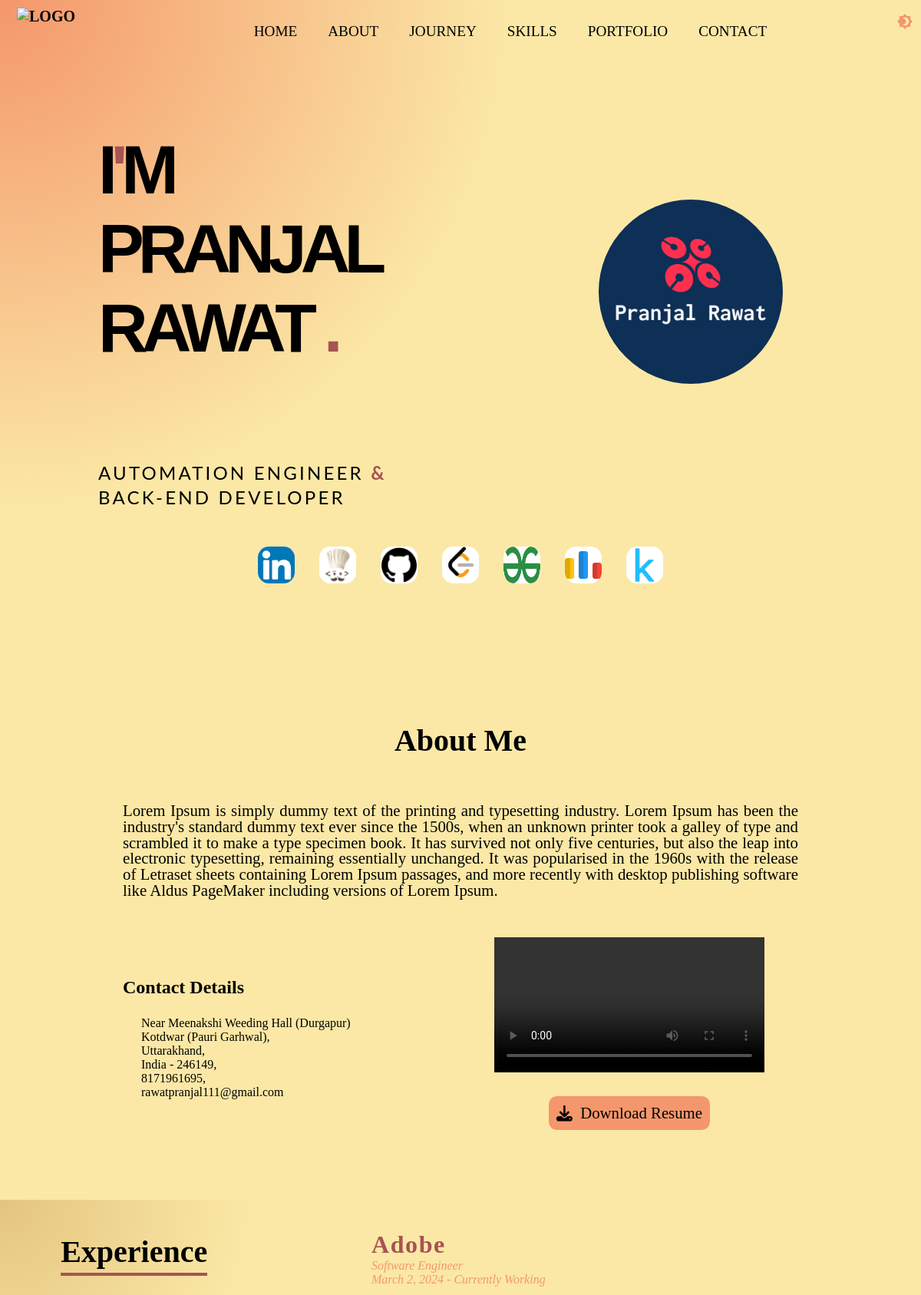
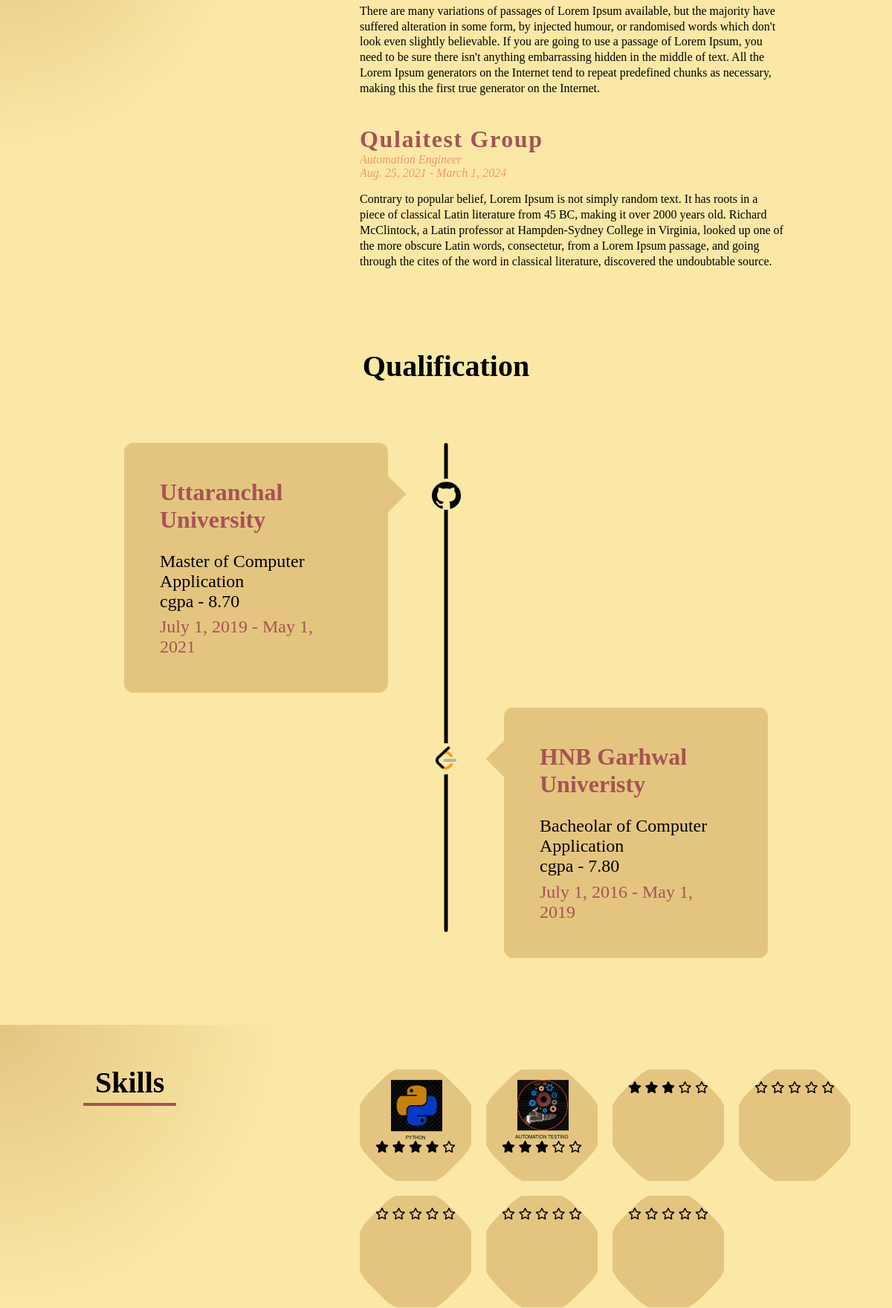
The app's page / (signed in, upper part) with its own data (2 pictures, top to bottom).
### portfolioApi/models.py (models this page shows, shortened)
class ResumeUploadModel(models.Model):
    user_profile = models.OneToOneField(UserProfileModel, on_delete=models.CASCADE)
    resume = models.FileField(upload_to = 'resume/', blank = True)
    video_resume = models.FileField(upload_to = 'resume/video_cv/', blank = True)
    cover_letter = models.TextField()
    designation = models.CharField(max_length=50)

class UserProfileModel(models.Model):
    GENDER_CHOICES = [
        ('M', 'Male'),
        ('F', 'Female'),
        ('O', 'Other'),
    ]
    user = models.OneToOneField(User, on_delete=models.CASCADE)
    first_name = models.CharField(max_length=50)
    last_name = models.CharField(max_length=50)
    date_of_birth = models.DateField()
    gender = models.CharField(max_length=1, choices=GENDER_CHOICES, blank=True, null=True)
    address = models.TextField()
    email = models.EmailField(unique=True)
    phone_number = models.CharField(max_length=15, blank=True, null=True)

class ProfileImageModel(models.Model):
    user_profile = models.OneToOneField(UserProfileModel, on_delete=models.CASCADE)
    image = models.ImageField(upload_to = 'profile_images/')

class SocialPlatformsModel(models.Model):
    user_profile = models.ForeignKey(UserProfileModel, on_delete=models.CASCADE)
    platformName = models.CharField(max_length = 255)
    platformIcon = models.ImageField(upload_to = 'social_profiles/')
    profileUrl = models.URLField()
    featured = models.BooleanField(db_index = True, default = True)

class ExperienceInfoModel(models.Model):
    user_profile = models.ForeignKey(UserProfileModel, on_delete=models.CASCADE)
    designation = models.CharField(max_length = 255)
    company_name = models.CharField(max_length = 255)
    start_date = models.DateField()
    end_date = models.DateField(null = True, blank = True)
    currently_working = models.BooleanField(db_index = True)
    company_logo = models.ImageField(upload_to = 'company_logo/', blank = True)
    company_website = models.URLField(blank = True)
    featured = models.BooleanField(db_index = True, default = True)
    description = models.TextField()

class EducationInfoModel(models.Model):
    user_profile = models.ForeignKey(UserProfileModel, on_delete=models.CASCADE)
    degree = models.CharField(max_length = 255)
    university = models.CharField(max_length = 255)
    start_date = models.DateField()
    end_date = models.DateField()
    university_logo = models.ImageField(upload_to = 'universities_logo/', blank=True)
    cgpa = models.DecimalField(
        max_digits=3,
        decimal_places=2,
        validators=[
            MinValueValidator(0),
            MaxValueValidator(10.00)
        ],
        blank=True
    )
    featured = models.BooleanField(db_index = True, default = True)

class SkillsInfoModel(models.Model):
    user_profile = models.ForeignKey(UserProfileModel, on_delete=models.CASCADE)
    skill = models.CharField(max_length = 100)
    years_of_exp = models.IntegerField(default = 0)
    proficiency = models.IntegerField(default = 0, validators=[
            MinValueValidator(0),
            MaxValueValidator(10)
        ],)
    skill_badge = models.ImageField(upload_to = 'skills_badge/', blank = True)
    featured = models.BooleanField(db_index = True, default = True)

### portfolio/views.py (the view, shortened to what this page needs)
# urls.py: path('', views.DashboardView.as_view(), name='userView'),
class DashboardView(DetailView):
    template_name = 'dashboard.html'
    user_not_found_template = 'user_not_found.html'
    user_not_authenticated_template = 'user_not_authenticated.html'
    context_object_name = 'data'
    form_class = ContactForm
    def get_object(self):
        username = self.kwargs.get('username')
        if not username:
            if self.request.user.is_authenticated:
                return User.objects.get(username=self.request.user)
            return None
        try:
            return User.objects.get(username=username)
        except User.DoesNotExist:
            None
    def dispatch(self, request, *args, **kwargs):
        username = self.kwargs.get('username')
        if not request.user.is_authenticated and not username:
            return render(request, self.user_not_authenticated_template, status=401)
        user = self.get_object()
        if not user:  # If user is not found, render user_not_found.html
            return render(request, self.user_not_found_template, status=404)
        return super().dispatch(request, *args, **kwargs)
    def get_context_data(self, **kwargs):
        context = super().get_context_data(**kwargs)
        user = self.get_object()
        user_profile = UserProfileModel.objects.get(user=user)
        context['UserProfile'] = UserProfileModel.objects.filter(user=user)
        context['ProfileImage'] = ProfileImageModel.objects.filter(user_profile=user_profile)
        context['ResumeUpload'] = ResumeUploadModel.objects.filter(user_profile=user_profile)
        context['SocialPlatforms'] = SocialPlatformsModel.objects.filter(user_profile=user_profile, featured = True)
        context['EducationInfo'] = EducationInfoModel.objects.filter(user_profile=user_profile, featured = True).order_by('-start_date')
        context['ExperienceInfo'] = ExperienceInfoModel.objects.filter(user_profile=user_profile, featured = True).order_by('-start_date', 'currently_working')
        context['CertificateInfo'] = CertificateInfoModel.objects.filter(user_profile=user_profile, featured = True).order_by('-issue_date')
        context['SkillsInfo'] = SkillsInfoModel.objects.filter(user_profile=user_profile, featured = True).order_by('-proficiency', '-years_of_exp')
        context['MajorProjectsInfo'] = MajorProjectsInfoModel.objects.filter(user_profile=user_profile, featured = True).order_by('-currently_working')
        context['contacts'] = ContactForm
        return context

### portfolio/templates/dashboard.html (shortened to what this page needs)
{% load static %} {% load skill_stars %} {% load designation %} {% load address_sep %}
<!DOCTYPE html>
<html>
    <head>
        <link rel="stylesheet" type="text/css" href="https://cdn.jsdelivr.net/gh/devicons/devicon@latest/devicon.min.css"/>
        <link rel="stylesheet" href="{% static 'css/dashboard.css' %}" />
    </head>
    <body>
        <navigation> {% include 'navigation.html' %} </navigation>
        <section id="home">
            {% if ResumeUpload or ProfileImage or SocialPlatforms %}
                <div class="main">
                    {% if ResumeUpload %}
                        <div class="main__content">
                            {% for user in ResumeUpload %}
                            <h1>
                                I<span>'</span>M
                                <br />
                                {{ user.user_profile.first_name }}
                                <br />
                                {{ user.user_profile.last_name }}
                                <span>.</span>
                            </h1>
                            <div class="main__content__desc">
                                <desig1> {{ user.designation|desig:'first' }} </desig1>
                                {% if user.designation|desig:'second' %}
                                <desig2>
                                    <span><b>&</b></span>
                                    <br />
                                    {{ user.designation|desig:'second' }}
                                </desig2>
                                {% endif %}
                            </div>
                            {% endfor %}
                        </div>
                    {% endif %}
                    {% if ProfileImage %}
                        <div class="main__img">
                            {% for user in ProfileImage %}
                            <img src="{{ user.image.url }}" alt="My Image" />
                            {% endfor %}
                        </div>
                    {% endif %}
                </div>
                <div class="social">
                    {% if SocialPlatforms %}
                        <ul class="social__presence">
                            {% for socialProfile in SocialPlatforms %}
                            <li>
                                <a href="{{ socialProfile.profileUrl }}">
                                    <img
                                        src="{{ socialProfile.platformIcon.url }}"
                                        alt="My Image"
                                    />
                                </a>
                            </li>
                            {% endfor %}
                        </ul>
                    {% endif %}
                </div>
            {% endif %}
        </section>
        <div class="about" id="about">
            {% if ResumeUpload or UserProfile %}
                <div class="about__content">
                    <h1>About Me</h1>
                    {% if ResumeUpload %}
                        {% for userProfile in ResumeUpload %}
                        <div class="about__content__desc">
                            {{ userProfile.cover_letter }}
                        </div>
                        {% endfor %}
                    {% endif %}
                </div>
                <div class="about__extra">
                    {% if UserProfile %}
                        <div class="about__left">
                            <div class="about__contact">
                                <h3>Contact Details</h3>
                                {% for user in UserProfile %}
                                <div class="about__contact__desc">
                                    <ul>
                                        <li>{{ user.address|address:'landmark' }}</li>
                                        <li>{{ user.address|address:'city' }},</li>
                                        <li>{{ user.address|address:'state' }},</li>
                                        <li>{{ user.address|address:'country' }},</li>
                                        <li>{{ user.phone_number }},</li>
                                        <li>{{ user.email }}</li>
                                    </ul>
                                </div>
                                {% endfor %}
                            </div>
                        </div>
                    {% endif %}
                    {% if ResumeUpload %}
                        <div class="about__right">
                            {% for userProfile in ResumeUpload %}
                            <div class="about__video_resume">
                                <video controls>
                                    <source
                                        src="{{ userProfile.video_resume.url }}"
                                        type="video/mp4"
                                    />
                                </video>
                            </div>
                            <div class="about__resume">
                                <a
                                    href="{{ userProfile.resume.url }}"
                                    class="about__resume__btn"
                                >
                                    <i class="fa fa-download"></i> Download Resume
                                </a>
                            </div>
                            {% endfor %}
                        </div>
                    {% endif %}
                </div>
            {% endif %}
        </div>
        <div class="journey" id="journey">
            {% if ExperienceInfo %}
                <div class="experience">
                    <div class="experience__left">
                        <h1>Experience</h1>
                    </div>
                    <div class="experience__right">
                        {% for experience in ExperienceInfo %}
                        <div class="experience__container">
                            <div class="company">
                                <a href="{{ experience.company_website }}">
                                    {{experience.company_name}}
                                </a>
                            </div>
                            <div class="designation">
                                {{experience.designation}}
                            </div>
                            <div class="duration">
                                {% if experience.currently_working %}
                                <span>
                                    {{experience.start_date}} - Currently Working
                                </span>
                                {% else %}
                                <span>
                                    {{experience.start_date}} -
                                    {{experience.end_date}}
                                </span>
                                {% endif %}
                            </div>
                            <div class="desc">{{experience.description}}</div>
                        </div>
                        {% endfor %}
                    </div>
                </div>
            {% endif %}
            {% if EducationInfo %}
                <div class="education">
                    <h1>Qualification</h1>
                    <div class="education__container">
                        <div class="timeline"></div>
                        {% for edu in EducationInfo %}
                        <div class="items">
                            <div class="items__row">
                                <img
                                    src="{{ edu.university_logo.url }}"
                                    alt="{{ edu.university }}"
                                />
                                <div class="title">{{ edu.university }}</div>
                                <div class="course">{{ edu.degree }}</div>
                                <div class="cpga">cgpa - {{ edu.cgpa }}</div>
                                <div class="duration">
                                    {{edu.start_date}} - {{edu.end_date}}
                                </div>
                            </div>
                        </div>
                        {% endfor %}
                    </div>
                </div>
            {% endif %}
        </div>
        <div class="skills__certificate" id="skills">
            {% if SkillsInfo %}
                <div class="skills">
                    <div class="skills__left">
                        <h1>Skills</h1>
                    </div>
                    <div class="skills__right">
                        {% for skill in SkillsInfo %}
                        <div class="octagon">
                            <div class="inner">
                                <div class="content">
                                    {% if 'media' in skill.skill_badge.url %}
                                        <img
                                            id="cover_img"
                                            src="{{ skill.skill_badge.url }}"
                                        />
                                        <p>{{ skill.skill }}</p>
                                    {% else %}
                                        <i class="devicon-{{ skill.skill|lower }}-plain"></i>
                                    {% endif %}
                                    <div class="stars">
                                        {% for i in skill.proficiency|stars:'full' %}
                                            <i class="fas fa-star"></i>
                                        {% endfor %}
                                        {% for i in skill.proficiency|stars:'none' %}
                                            <i class="far fa-star"></i>
                                        {% endfor %}
                                    </div>
                                </div>
                            </div>
                        </div>
                        {% endfor %}
                    </div>
                </div>
            {% endif %}
        </div>
    </body>
</html>

### records on screen
ResumeUploadModel: user_profile.first_name "PRANJAL", user_profile.last_name "RAWAT", designation|desig "AUTOMATION ENGINEER", designation|desig "BACK-END DEVELOPER", cover_letter "Lorem Ipsum is simply dummy text of the printing and typesetting industry. Lorem Ipsum has been the industry's standard dummy text ever since the 1500s, when an unknown printer took a galley of type and scrambled it to make a type specimen book. It has survived not only five centuries, but also the leap into electronic typesetting, remaining essentially unchanged. It was popularised in the 1960s with the release of Letraset sheets containing Lorem Ipsum passages, and more recently with desktop publishing software like Aldus PageMaker including versions of Lorem Ipsum."
ProfileImageModel: image (picture)
SocialPlatformsModel: platformIcon (picture)
SocialPlatformsModel: platformIcon (picture)
SocialPlatformsModel: platformIcon (picture)
SocialPlatformsModel: platformIcon (picture)
SocialPlatformsModel: platformIcon (picture)
SocialPlatformsModel: platformIcon (picture)
SocialPlatformsModel: platformIcon (picture)
UserProfileModel: address|address "Near Meenakshi Weeding Hall (Durgapur)", address|address "Kotdwar (Pauri Garhwal)", address|address "Uttarakhand", address|address "India - 246149", phone_number "8171961695", email "rawatpranjal111@gmail.com"
ExperienceInfoModel: company_name "Adobe", designation "Software Engineer", start_date "March 2, 2024", description "There are many variations of passages of Lorem Ipsum available, but the majority have suffered alteration in some form, by injected humour, or randomised words which don't look even slightly believable. If you are going to use a passage of Lorem Ipsum, you need to be sure there isn't anything embarrassing hidden in the middle of text. All the Lorem Ipsum generators on the Internet tend to repeat predefined chunks as necessary, making this the first true generator on the Internet."
ExperienceInfoModel: company_name "Qulaitest Group", designation "Automation Engineer", start_date "Aug. 25, 2021", end_date "March 1, 2024", description "Contrary to popular belief, Lorem Ipsum is not simply random text. It has roots in a piece of classical Latin literature from 45 BC, making it over 2000 years old. Richard McClintock, a Latin professor at Hampden-Sydney College in Virginia, looked up one of the more obscure Latin words, consectetur, from a Lorem Ipsum passage, and going through the cites of the word in classical literature, discovered the undoubtable source."
EducationInfoModel: university_logo (picture), university "Uttaranchal University", degree "Master of Computer Application", cgpa "8.70", start_date "July 1, 2019", end_date "May 1, 2021"
EducationInfoModel: university_logo (picture), university "HNB Garhwal Univeristy", degree "Bacheolar of Computer Application", cgpa "7.80", start_date "July 1, 2016", end_date "May 1, 2019"
SkillsInfoModel: skill_badge (picture), skill "PYTHON"
SkillsInfoModel: skill_badge (picture), skill "AUTOMATION TESTING"
SkillsInfoModel: proficiency 0 (drawn)
SkillsInfoModel: proficiency 0 (drawn)
SkillsInfoModel: proficiency 0 (drawn)
SkillsInfoModel: proficiency 0 (drawn)
